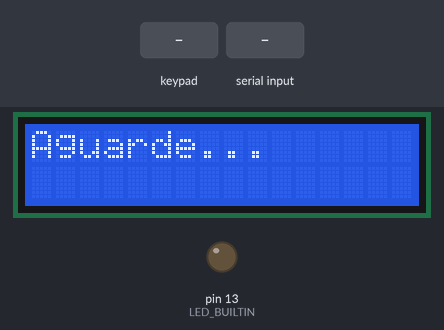
This sketch was run on a simulated Arduino Uno, built with avr-gcc and run on an emulated ATmega328P. Shown: 16×2 character LCD, output pins drawn as LEDs (lit = HIGH). Inputs (shaded band) come from the test bench.

Above: at 1.2 s.
1.3 s: keypad keys 9 8 7 6 # pressed 0.4 s apart
At 3.3 s:
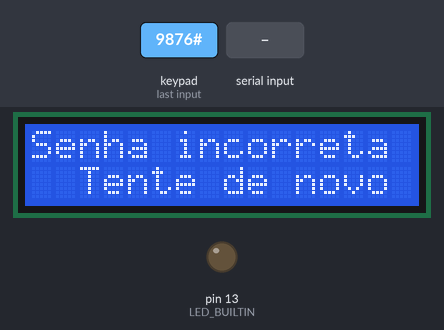
4.8 s: key '1' pressed
At 5.5 s:
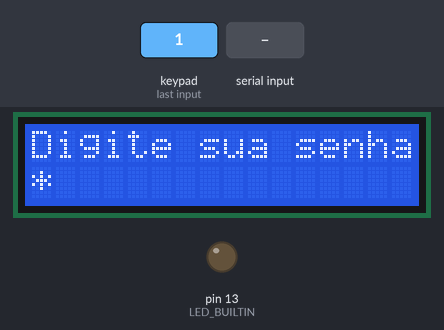
6.3 s: "1\n" received over Serial
At 7.5 s:
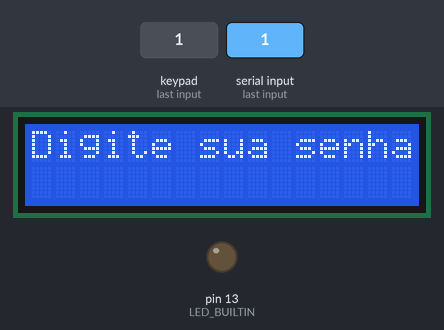
7.8 s: keypad keys 9 8 7 6 pressed 0.4 s apart
At 9.4 s:
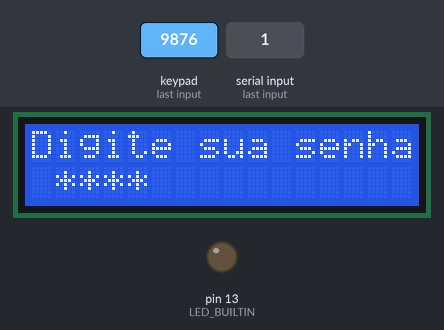
10.9 s: key '2' pressed
At 12.0 s:
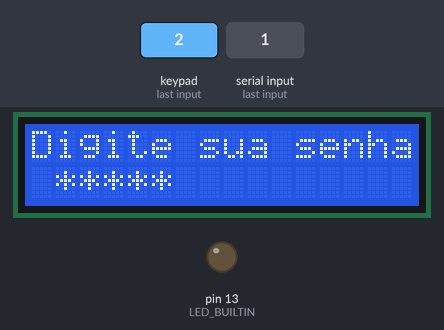
12.4 s: keypad keys 9 8 7 6 * pressed 0.4 s apart
At 12.6 s:
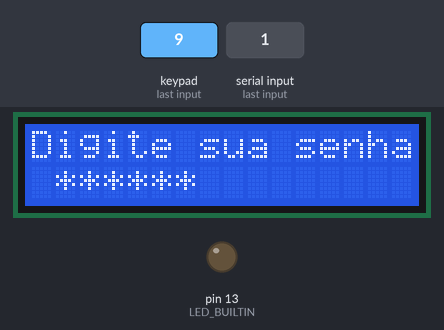
Timing chart, 0 to 15.4 s (numbered marks = the images above; inputs shaded):
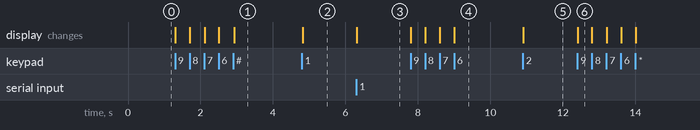

The sketch:

arduino-lcd.ino
```cpp
#include <Keypad.h>
#include <Wire.h>
#include <LiquidCrystal_I2C.h>
#include <string.h>

#define MAXP 10

const byte ROWS = 4;
const byte COLS = 4;

char hexaKeys[ROWS][COLS] = {
  {'1', '2', '3', 'A'},
  {'4', '5', '6', 'B'},
  {'7', '8', '9', 'C'},
  {'*', '0', '#', 'D'}
};

byte rowPins[ROWS] = {9, 8, 7, 6};
byte colPins[COLS] = {5, 4, 3, 2};

Keypad customKeypad = Keypad(makeKeymap(hexaKeys), rowPins, colPins, ROWS, COLS);
LiquidCrystal_I2C lcd(0x27,16,2);

void setup() {
  pinMode(LED_BUILTIN, OUTPUT);
  lcd.init();
  Serial.begin(115200);
}

char senhaCorreta[MAXP], senha[MAXP], incomingByte;
int digitoCorreta = 0, corretaState = 0, i, digitoSenha = 0, destrancada = 0, delayWaiting = 0;

// corretaState:
// 0: inicial
// 1: aguardando senha
// 2: recebido caracter de texto, aguardando \n
// 3: senha correta salva

void loop() {
  if (corretaState == 0) {
    corretaState = 1;
    lcd.clear();
    lcd.setCursor(0,0);
    lcd.print("Aguarde...");
    lcd.setBacklight(HIGH);
  }
  if (Serial.available() > 0) {
    incomingByte = Serial.read();
    if (incomingByte == 10) {
      if (corretaState == 2) {
        corretaState = 1;
        digitoCorreta = 0;
      }
      else if (corretaState == 1 && digitoCorreta > 0) {
        lcd.clear();
        lcd.setCursor(0,0);
        lcd.print("Digite sua senha");
        lcd.setBacklight(HIGH);
        corretaState = 3;
      }
      digitoCorreta = 0;
    }
    else if ((incomingByte < 47 || incomingByte > 58) && incomingByte != 13) {
      corretaState = 2;
      digitoCorreta = 0;
    }
    else if (incomingByte != 13) {
      if (digitoCorreta == 0)
        for (i = 0; i < MAXP; i++)
          senhaCorreta[i] = 0;
      senhaCorreta[digitoCorreta] = incomingByte;
      digitoCorreta++;
    }
  }
  char customKey = customKeypad.getKey();
  if (delayWaiting && customKey) {
    delayWaiting = 0;
    lcd.clear();
    lcd.setCursor(0,0);
    lcd.print("Digite sua senha");
    lcd.setBacklight(HIGH);
    destrancada = 0;
  }
  if (!delayWaiting) {
    if (customKey){
      switch (customKey) {
        case '*':
          for (i = 0; i < digitoSenha; i++) {
            senha[i] = 0;
            lcd.setCursor(i, 1);
            lcd.print(' ');
          }
          digitoSenha = 0;
          break;
        case '#':
          destrancada = 1;
          for (i = 0; i < MAXP; i++)
            if (senhaCorreta[i] != senha[i]) {
              destrancada = 0;
              break;
            }
          if (destrancada) {
            lcd.clear();
            lcd.setCursor(2,0);
            lcd.print("Porta aberta");
            lcd.setCursor(2,1);
            lcd.print("Bem vindo(a)");
            delayWaiting = 1;
          }
          else {
            lcd.clear();
            lcd.setCursor(0,0);
            lcd.print("Senha incorreta");
            lcd.setCursor(2,1);
            lcd.print("Tente de novo");
            delayWaiting = 1;
          }
          for (i = 0; i <= digitoSenha; i++)
            senha[i] = 0;
          digitoSenha = 0;
          break;
        default:
          if ('0' <= customKey && '9' >= customKey) {
            senha[digitoSenha] = customKey;
            lcd.setCursor(digitoSenha,1);
            lcd.print('*');
            digitoSenha++;
          }
          break;
      }
    }
  }
}
```

Measured:
- after the input at 1.3 s, the display: first changes at once (image 1 shows a later state)
- after the input at 4.8 s, the display: changes at once (image 2)
- after the input at 6.3 s, the display: changes at once (image 3)
- after the input at 7.8 s, the display: first changes at once (image 4 shows a later state)
- after the input at 10.9 s, the display: changes at once (image 5)
- after the input at 12.4 s, the display: changes at once (image 6)
